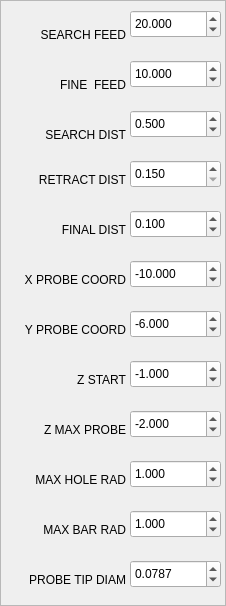
   <widget class="QFrame" name="frame_2">
    <property name="geometry">
     <rect>
      <x>810</x>
      <y>5</y>
      <width>226</width>
      <height>606</height>
     </rect>
    </property>
    <property name="frameShape">
     <enum>QFrame::StyledPanel</enum>
    </property>
    <property name="frameShadow">
     <enum>QFrame::Raised</enum>
    </property>
    <widget class="QLabel" name="label_6">
     <property name="geometry">
      <rect>
       <x>15</x>
       <y>25</y>
       <width>111</width>
       <height>19</height>
      </rect>
     </property>
     <property name="text">
      <string>SEARCH FEED</string>
     </property>
     <property name="alignment">
      <set>Qt::AlignRight|Qt::AlignTrailing|Qt::AlignVCenter</set>
     </property>
    </widget>
    <widget class="QLabel" name="label_8">
     <property name="geometry">
      <rect>
       <x>15</x>
       <y>75</y>
       <width>111</width>
       <height>19</height>
      </rect>
     </property>
     <property name="text">
      <string>FINE  FEED</string>
     </property>
     <property name="alignment">
      <set>Qt::AlignRight|Qt::AlignTrailing|Qt::AlignVCenter</set>
     </property>
    </widget>
    <widget class="QLabel" name="label_9">
     <property name="geometry">
      <rect>
       <x>15</x>
       <y>125</y>
       <width>111</width>
       <height>19</height>
      </rect>
     </property>
     <property name="text">
      <string>SEARCH DIST</string>
     </property>
     <property name="alignment">
      <set>Qt::AlignRight|Qt::AlignTrailing|Qt::AlignVCenter</set>
     </property>
    </widget>
    <widget class="QLabel" name="label_10">
     <property name="geometry">
      <rect>
       <x>5</x>
       <y>320</y>
       <width>121</width>
       <height>19</height>
      </rect>
     </property>
     <property name="text">
      <string>Y PROBE COORD</string>
     </property>
     <property name="alignment">
      <set>Qt::AlignRight|Qt::AlignTrailing|Qt::AlignVCenter</set>
     </property>
    </widget>
    <widget class="QLabel" name="label_11">
     <property name="geometry">
      <rect>
       <x>15</x>
       <y>170</y>
       <width>111</width>
       <height>19</height>
      </rect>
     </property>
     <property name="text">
      <string>RETRACT DIST</string>
     </property>
     <property name="alignment">
      <set>Qt::AlignRight|Qt::AlignTrailing|Qt::AlignVCenter</set>
     </property>
    </widget>
    <widget class="QLabel" name="label_15">
     <property name="geometry">
      <rect>
       <x>5</x>
       <y>270</y>
       <width>121</width>
       <height>19</height>
      </rect>
     </property>
     <property name="text">
      <string>X PROBE COORD</string>
     </property>
     <property name="alignment">
      <set>Qt::AlignRight|Qt::AlignTrailing|Qt::AlignVCenter</set>
     </property>
    </widget>
    <widget class="QLabel" name="label_16">
     <property name="geometry">
      <rect>
       <x>15</x>
       <y>220</y>
       <width>111</width>
       <height>19</height>
      </rect>
     </property>
     <property name="text">
      <string>FINAL DIST</string>
     </property>
     <property name="alignment">
      <set>Qt::AlignRight|Qt::AlignTrailing|Qt::AlignVCenter</set>
     </property>
    </widget>
    <widget class="QDoubleSpinBox" name="probe_search_feed">
     <property name="geometry">
      <rect>
       <x>130</x>
       <y>10</y>
       <width>91</width>
       <height>28</height>
      </rect>
     </property>
     <property name="decimals">
      <number>3</number>
     </property>
     <property name="maximum">
      <double>100.000000000000000</double>
     </property>
     <property name="singleStep">
      <double>0.100000000000000</double>
     </property>
     <property name="value">
      <double>20.000000000000000</double>
     </property>
     <property name="function" stdset="0">
      <string>hal_pin</string>
     </property>
     <property name="pin_name" stdset="0">
      <string>probe_search_feed</string>
     </property>
     <property name="hal_type" stdset="0">
      <string>HAL_FLOAT</string>
     </property>
     <property name="hal_dir" stdset="0">
      <string>HAL_OUT</string>
     </property>
    </widget>
    <widget class="QDoubleSpinBox" name="probe_fine_feed">
     <property name="geometry">
      <rect>
       <x>130</x>
       <y>60</y>
       <width>91</width>
       <height>28</height>
      </rect>
     </property>
     <property name="decimals">
      <number>3</number>
     </property>
     <property name="maximum">
      <double>50.000000000000000</double>
     </property>
     <property name="singleStep">
      <double>0.100000000000000</double>
     </property>
     <property name="value">
      <double>10.000000000000000</double>
     </property>
     <property name="function" stdset="0">
      <string>hal_pin</string>
     </property>
     <property name="pin_name" stdset="0">
      <string>probe_fine_feed</string>
     </property>
     <property name="hal_type" stdset="0">
      <string>HAL_FLOAT</string>
     </property>
     <property name="hal_dir" stdset="0">
      <string>HAL_OUT</string>
     </property>
    </widget>
    <widget class="QDoubleSpinBox" name="probe_search_dist">
     <property name="geometry">
      <rect>
       <x>130</x>
       <y>110</y>
       <width>91</width>
       <height>28</height>
      </rect>
     </property>
     <property name="decimals">
      <number>3</number>
     </property>
     <property name="minimum">
      <double>-20.000000000000000</double>
     </property>
     <property name="maximum">
      <double>20.000000000000000</double>
     </property>
     <property name="singleStep">
      <double>0.010000000000000</double>
     </property>
     <property name="value">
      <double>0.500000000000000</double>
     </property>
     <property name="function" stdset="0">
      <string>hal_pin</string>
     </property>
     <property name="pin_name" stdset="0">
      <string>probe_search_dist</string>
     </property>
     <property name="hal_type" stdset="0">
      <string>HAL_FLOAT</string>
     </property>
     <property name="hal_dir" stdset="0">
      <string>HAL_OUT</string>
     </property>
    </widget>
    <widget class="QDoubleSpinBox" name="probe_y_coord">
     <property name="geometry">
      <rect>
       <x>130</x>
       <y>310</y>
       <width>91</width>
       <height>28</height>
      </rect>
     </property>
     <property name="decimals">
      <number>3</number>
     </property>
     <property name="minimum">
      <double>-500.000000000000000</double>
     </property>
     <property name="maximum">
      <double>500.000000000000000</double>
     </property>
     <property name="singleStep">
      <double>0.001000000000000</double>
     </property>
     <property name="value">
      <double>-6.000000000000000</double>
     </property>
     <property name="function" stdset="0">
      <string>hal_pin</string>
     </property>
     <property name="pin_name" stdset="0">
      <string>probe_y_coord</string>
     </property>
     <property name="hal_type" stdset="0">
      <string>HAL_FLOAT</string>
     </property>
     <property name="hal_dir" stdset="0">
      <string>HAL_OUT</string>
     </property>
    </widget>
    <widget class="QDoubleSpinBox" name="probe_retract_dist">
     <property name="geometry">
      <rect>
       <x>130</x>
       <y>160</y>
       <width>91</width>
       <height>28</height>
      </rect>
     </property>
     <property name="decimals">
      <number>3</number>
     </property>
     <property name="minimum">
      <double>0.150000000000000</double>
     </property>
     <property name="maximum">
      <double>4.000000000000000</double>
     </property>
     <property name="singleStep">
      <double>0.010000000000000</double>
     </property>
     <property name="function" stdset="0">
      <string>hal_pin</string>
     </property>
     <property name="pin_name" stdset="0">
      <string>probe_retract_dist</string>
     </property>
     <property name="hal_type" stdset="0">
      <string>HAL_FLOAT</string>
     </property>
     <property name="hal_dir" stdset="0">
      <string>HAL_OUT</string>
     </property>
    </widget>
    <widget class="QDoubleSpinBox" name="probe_x_coord">
     <property name="geometry">
      <rect>
       <x>130</x>
       <y>260</y>
       <width>91</width>
       <height>28</height>
      </rect>
     </property>
     <property name="decimals">
      <number>3</number>
     </property>
     <property name="minimum">
      <double>-500.000000000000000</double>
     </property>
     <property name="maximum">
      <double>500.000000000000000</double>
     </property>
     <property name="singleStep">
      <double>0.001000000000000</double>
     </property>
     <property name="value">
      <double>-10.000000000000000</double>
     </property>
     <property name="function" stdset="0">
      <string>hal_pin</string>
     </property>
     <property name="pin_name" stdset="0">
      <string>probe_x_coord</string>
     </property>
     <property name="hal_type" stdset="0">
      <string>HAL_FLOAT</string>
     </property>
     <property name="hal_dir" stdset="0">
      <string>HAL_OUT</string>
     </property>
    </widget>
    <widget class="QDoubleSpinBox" name="probe_final_dist">
     <property name="geometry">
      <rect>
       <x>130</x>
       <y>210</y>
       <width>91</width>
       <height>28</height>
      </rect>
     </property>
     <property name="decimals">
      <number>3</number>
     </property>
     <property name="maximum">
      <double>10.000000000000000</double>
     </property>
     <property name="singleStep">
      <double>0.010000000000000</double>
     </property>
     <property name="value">
      <double>0.100000000000000</double>
     </property>
     <property name="function" stdset="0">
      <string>hal_pin</string>
     </property>
     <property name="pin_name" stdset="0">
      <string>probe_final_dist</string>
     </property>
     <property name="hal_type" stdset="0">
      <string>HAL_FLOAT</string>
     </property>
     <property name="hal_dir" stdset="0">
      <string>HAL_OUT</string>
     </property>
    </widget>
    <widget class="QLabel" name="label_25">
     <property name="geometry">
      <rect>
       <x>5</x>
       <y>520</y>
       <width>121</width>
       <height>19</height>
      </rect>
     </property>
     <property name="text">
      <string>MAX BAR RAD</string>
     </property>
     <property name="alignment">
      <set>Qt::AlignRight|Qt::AlignTrailing|Qt::AlignVCenter</set>
     </property>
    </widget>
    <widget class="QLabel" name="label_26">
     <property name="geometry">
      <rect>
       <x>15</x>
       <y>420</y>
       <width>111</width>
       <height>19</height>
      </rect>
     </property>
     <property name="text">
      <string>Z MAX PROBE</string>
     </property>
     <property name="alignment">
      <set>Qt::AlignRight|Qt::AlignTrailing|Qt::AlignVCenter</set>
     </property>
    </widget>
    <widget class="QDoubleSpinBox" name="probe_z_max_probe">
     <property name="geometry">
      <rect>
       <x>130</x>
       <y>410</y>
       <width>91</width>
       <height>28</height>
      </rect>
     </property>
     <property name="decimals">
      <number>3</number>
     </property>
     <property name="minimum">
      <double>-50.000000000000000</double>
     </property>
     <property name="maximum">
      <double>50.000000000000000</double>
     </property>
     <property name="singleStep">
      <double>0.010000000000000</double>
     </property>
     <property name="value">
      <double>-2.000000000000000</double>
     </property>
     <property name="function" stdset="0">
      <string>hal_pin</string>
     </property>
     <property name="pin_name" stdset="0">
      <string>probe_z_max_probe</string>
     </property>
     <property name="hal_type" stdset="0">
      <string>HAL_FLOAT</string>
     </property>
     <property name="hal_dir" stdset="0">
      <string>HAL_OUT</string>
     </property>
    </widget>
    <widget class="QLabel" name="label_27">
     <property name="geometry">
      <rect>
       <x>15</x>
       <y>370</y>
       <width>111</width>
       <height>19</height>
      </rect>
     </property>
     <property name="text">
      <string>Z START</string>
     </property>
     <property name="alignment">
      <set>Qt::AlignRight|Qt::AlignTrailing|Qt::AlignVCenter</set>
     </property>
    </widget>
    <widget class="QLabel" name="label_28">
     <property name="geometry">
      <rect>
       <x>5</x>
       <y>470</y>
       <width>121</width>
       <height>19</height>
      </rect>
     </property>
     <property name="text">
      <string>MAX HOLE RAD</string>
     </property>
     <property name="alignment">
      <set>Qt::AlignRight|Qt::AlignTrailing|Qt::AlignVCenter</set>
     </property>
    </widget>
    <widget class="QDoubleSpinBox" name="probe_tip_diam">
     <property name="geometry">
      <rect>
       <x>130</x>
       <y>560</y>
       <width>91</width>
       <height>28</height>
      </rect>
     </property>
     <property name="decimals">
      <number>4</number>
     </property>
     <property name="maximum">
      <double>10.000000000000000</double>
     </property>
     <property name="singleStep">
      <double>0.010000000000000</double>
     </property>
     <property name="value">
      <double>0.078700000000000</double>
     </property>
     <property name="function" stdset="0">
      <string>hal_pin</string>
     </property>
     <property name="pin_name" stdset="0">
      <string>probe_tip_diam</string>
     </property>
     <property name="hal_type" stdset="0">
      <string>HAL_FLOAT</string>
     </property>
     <property name="hal_dir" stdset="0">
      <string>HAL_OUT</string>
     </property>
    </widget>
    <widget class="QDoubleSpinBox" name="probe_z_start">
     <property name="geometry">
      <rect>
       <x>130</x>
       <y>360</y>
       <width>91</width>
       <height>28</height>
      </rect>
     </property>
     <property name="decimals">
      <number>3</number>
     </property>
     <property name="minimum">
      <double>-50.000000000000000</double>
     </property>
     <property name="maximum">
      <double>50.000000000000000</double>
     </property>
     <property name="singleStep">
      <double>0.001000000000000</double>
     </property>
     <property name="value">
      <double>-1.000000000000000</double>
     </property>
     <property name="function" stdset="0">
      <string>hal_pin</string>
     </property>
     <property name="pin_name" stdset="0">
      <string>probe_z_start</string>
     </property>
     <property name="hal_type" stdset="0">
      <string>HAL_FLOAT</string>
     </property>
     <property name="hal_dir" stdset="0">
      <string>HAL_OUT</string>
     </property>
    </widget>
    <widget class="QDoubleSpinBox" name="probe_max_hole_r">
     <property name="geometry">
      <rect>
       <x>130</x>
       <y>460</y>
       <width>91</width>
       <height>28</height>
      </rect>
     </property>
     <property name="decimals">
      <number>3</number>
     </property>
     <property name="singleStep">
      <double>0.001000000000000</double>
     </property>
     <property name="value">
      <double>1.000000000000000</double>
     </property>
     <property name="function" stdset="0">
      <string>hal_pin</string>
     </property>
     <property name="pin_name" stdset="0">
      <string>probe_max_hole_r</string>
     </property>
     <property name="hal_type" stdset="0">
      <string>HAL_FLOAT</string>
     </property>
     <property name="hal_dir" stdset="0">
      <string>HAL_OUT</string>
     </property>
    </widget>
    <widget class="QDoubleSpinBox" name="probe_max_bar_r">
     <property name="geometry">
      <rect>
       <x>130</x>
       <y>510</y>
       <width>91</width>
       <height>28</height>
      </rect>
     </property>
     <property name="decimals">
      <number>3</number>
     </property>
     <property name="maximum">
      <double>99.989999999999995</double>
     </property>
     <property name="singleStep">
      <double>0.001000000000000</double>
     </property>
     <property name="value">
      <double>1.000000000000000</double>
     </property>
     <property name="function" stdset="0">
      <string>hal_pin</string>
     </property>
     <property name="pin_name" stdset="0">
      <string>probe_max_bar_r</string>
     </property>
     <property name="hal_type" stdset="0">
      <string>HAL_FLOAT</string>
     </property>
     <property name="hal_dir" stdset="0">
      <string>HAL_OUT</string>
     </property>
    </widget>
    <widget class="QLabel" name="label_29">
     <property name="geometry">
      <rect>
       <x>5</x>
       <y>570</y>
       <width>121</width>
       <height>19</height>
      </rect>
     </property>
     <property name="text">
      <string>PROBE TIP DIAM</string>
     </property>
     <property name="alignment">
      <set>Qt::AlignRight|Qt::AlignTrailing|Qt::AlignVCenter</set>
     </property>
    </widget>
   </widget>
